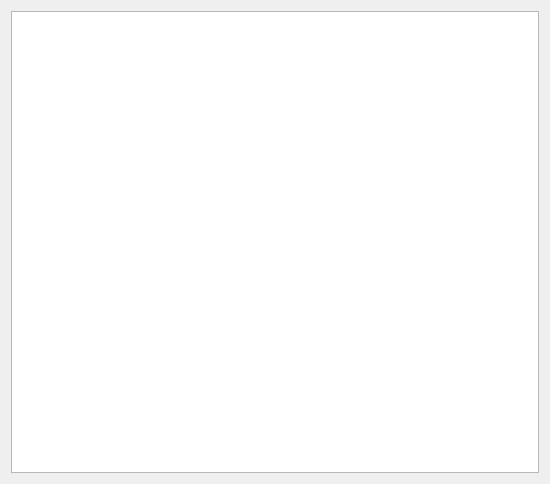
<?xml version="1.0" encoding="UTF-8"?>
<ui version="4.0">
 <class>MainWidget</class>
 <widget class="QWidget" name="MainWidget">
  <property name="geometry">
   <rect>
    <x>0</x>
    <y>0</y>
    <width>550</width>
    <height>484</height>
   </rect>
  </property>
  <property name="windowTitle">
   <string notr="true">MainWidget</string>
  </property>
  <layout class="QVBoxLayout" name="verticalLayout">
   <item>
    <widget class="QListWidget" name="listItems"/>
   </item>
  </layout>
 </widget>
 <resources/>
 <connections/>
</ui>
